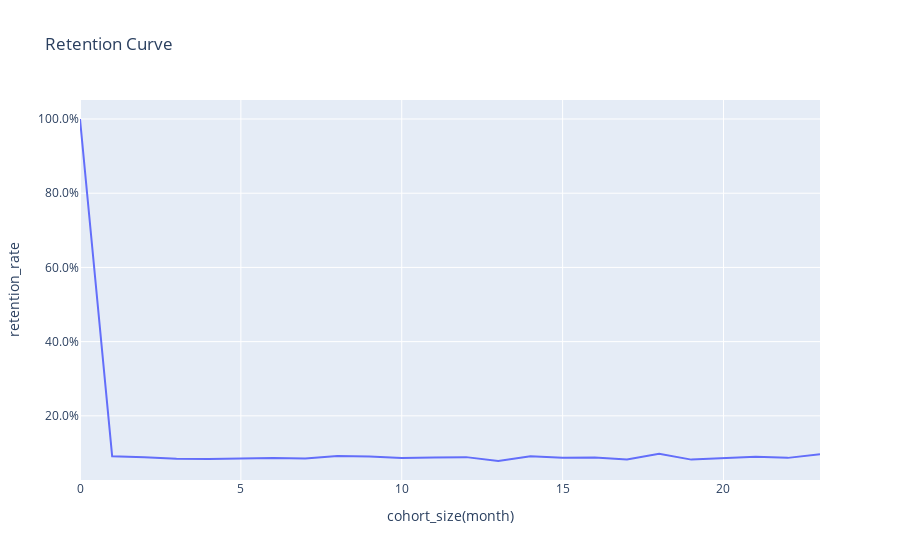

Notebook code cell kept with this figure:
### Code cell
# 시각화
fig = px.line(data_frame = retention_curve, x='cohort_size(month)', y='retention_rate', title = 'Retention Curve')
fig.update_yaxes(tickformat='.1%')
fig.show()

### Figure 1 — Plotly figure (JSON) as saved in the notebook; plotly's stock layout.template omitted (floating-point values rounded to 4 significant figures)
{"data": [{"hovertemplate": "cohort_size(month)=%{x}<br>retention_rate=%{y}<extra></extra>", "legendgroup": "", "line": {"color": "#636efa", "dash": "solid"}, "marker": {"symbol": "circle"}, "mode": "lines", "name": "", "orientation": "v", "showlegend": false, "type": "scatter", "x": [0, 1, 2, 3, 4, 5, 6, 7, 8, 9, 10, 11, 12, 13, 14, 15, 16, 17, 18, 19, 20, 21, 22, 23], "xaxis": "x", "y": [1, 0.09096, 0.08827, 0.08456, 0.0835, 0.08521, 0.0864, 0.08504, 0.09154, 0.0907, 0.08623, 0.08766, 0.08872, 0.0783, 0.09108, 0.0873, 0.08782, 0.08215, 0.09804, 0.08203, 0.08546, 0.08951, 0.08675, 0.09651], "yaxis": "y"}], "layout": {"legend": {"tracegroupgap": 0}, "title": {"text": "Retention Curve"}, "xaxis": {"anchor": "y", "domain": [0, 1], "title": {"text": "cohort_size(month)"}}, "yaxis": {"anchor": "x", "domain": [0, 1], "tickformat": ".1%", "title": {"text": "retention_rate"}}}}
